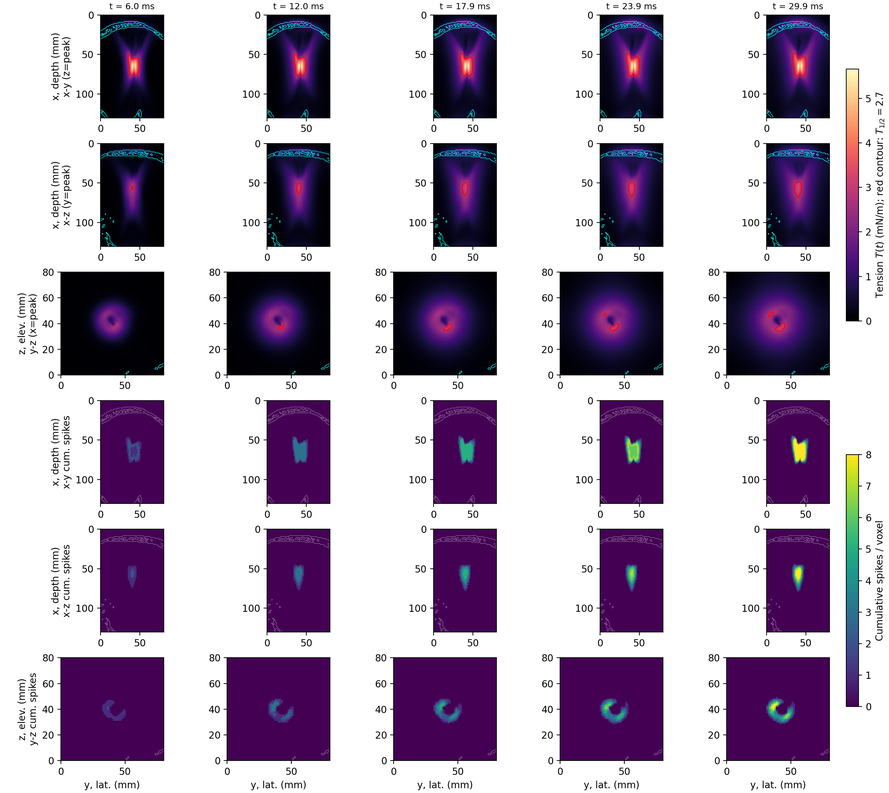
#> input picture data/halle_caudate/validation_report/figures/neural_snapshot_row.png, 889 x 793 px, shrunk from 2600 x 2320 before the run
$ python build_fig6.py
#> lines starting #> are read from the running program, lines starting #| are printed output that depends on the picture
"""Compose Figure 6 (within-burst recruitment dynamics).

Layout:
    Top:    6-row tension + cumulative-spike snapshots
            (neural_snapshot_row.png)
    Bottom: single-burst spike raster + 3 ROI panels + depth histogram
            (neural_raster.png)
"""
import os
from pathlib import Path

import matplotlib.pyplot as plt
import matplotlib.image as mpimg
from matplotlib.gridspec import GridSpec

HERE = Path(__file__).resolve().parent
FIG_DIR = HERE.parent / "data" / os.environ.get("HALLE_SIM_NAME", "halle_caudate") / "validation_report" / "figures"
OUT_DIR = HERE.parent / "figures"

snaps = mpimg.imread(FIG_DIR / "neural_snapshot_row.png")
#> snaps is the input picture: shape (793, 889, 4) float32; mean R, G, B, A 0.706, 0.655, 0.732, 1
raster = mpimg.imread(FIG_DIR / "neural_raster.png")
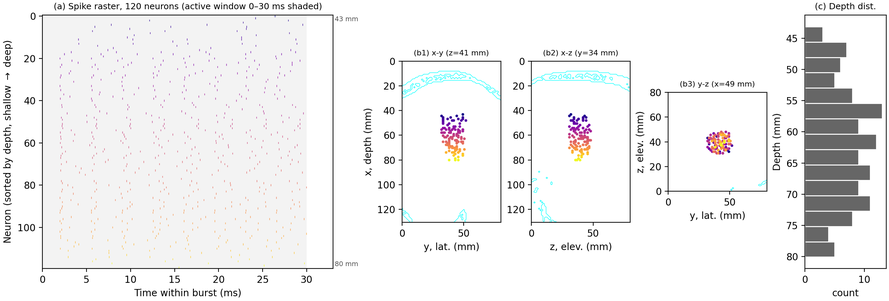
#> input picture data/halle_caudate/validation_report/figures/neural_raster.png, 889 x 301 px, shrunk from 2600 x 880 before the run
#> raster is the input picture: shape (301, 889, 4) float32; mean R, G, B, A 0.937, 0.936, 0.937, 1

W = 14.0
h_top = W / (snaps.shape[1] / snaps.shape[0])
#> h_top = 12.49
h_bot = W / (raster.shape[1] / raster.shape[0])
#> h_bot = 4.74
H = h_top + h_bot
#> H = 17.23

fig = plt.figure(figsize=(W, H))
gs = GridSpec(
    2, 1, figure=fig,
    height_ratios=[h_top, h_bot],
    left=0.0, right=1.0, top=1.0, bottom=0.0,
    hspace=0.02,
)
ax_top = fig.add_subplot(gs[0]); ax_top.imshow(snaps);  ax_top.axis("off")
ax_bot = fig.add_subplot(gs[1]); ax_bot.imshow(raster); ax_bot.axis("off")

for ext in ("pdf", "png"):
    out = OUT_DIR / f"fig6_neural_snapshots_raster.{ext}"
    fig.savefig(out, dpi=300, bbox_inches="tight", pad_inches=0.05)
    print(f"wrote {out}")
#> this loop made 2 passes
#> pass 1, `fig.savefig(out, dpi=300, bbox_inches="tight", pad_inches=0.05)`:
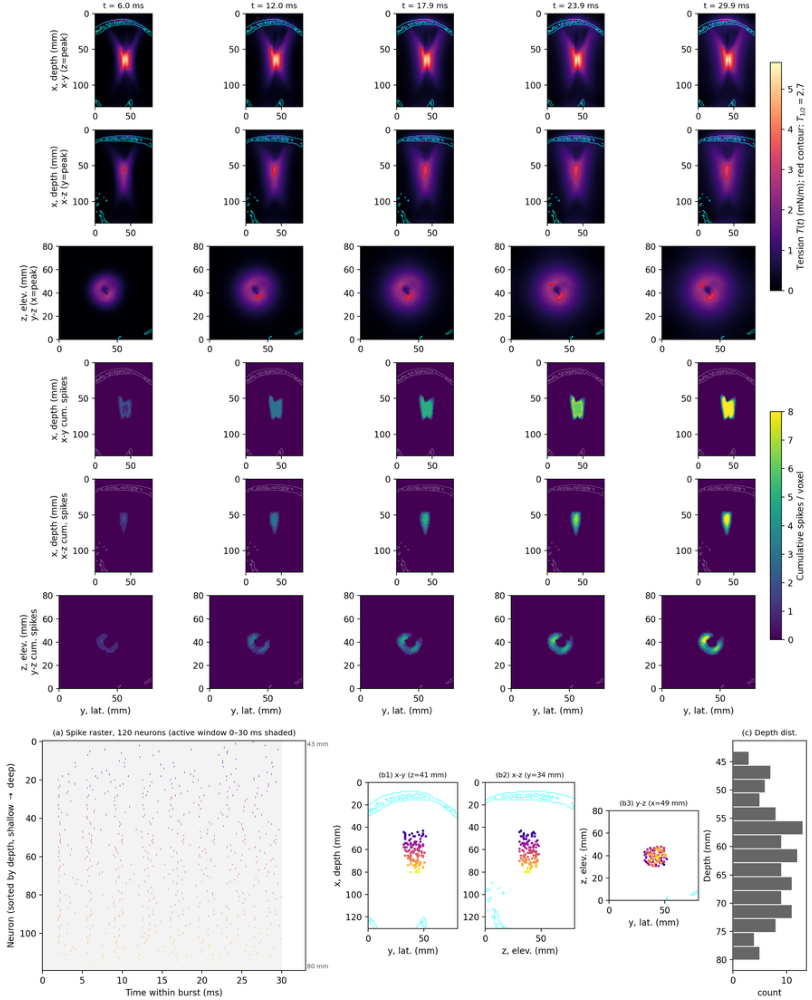
#> figure drawn by matplotlib, 2 panels
plt.close(fig)
